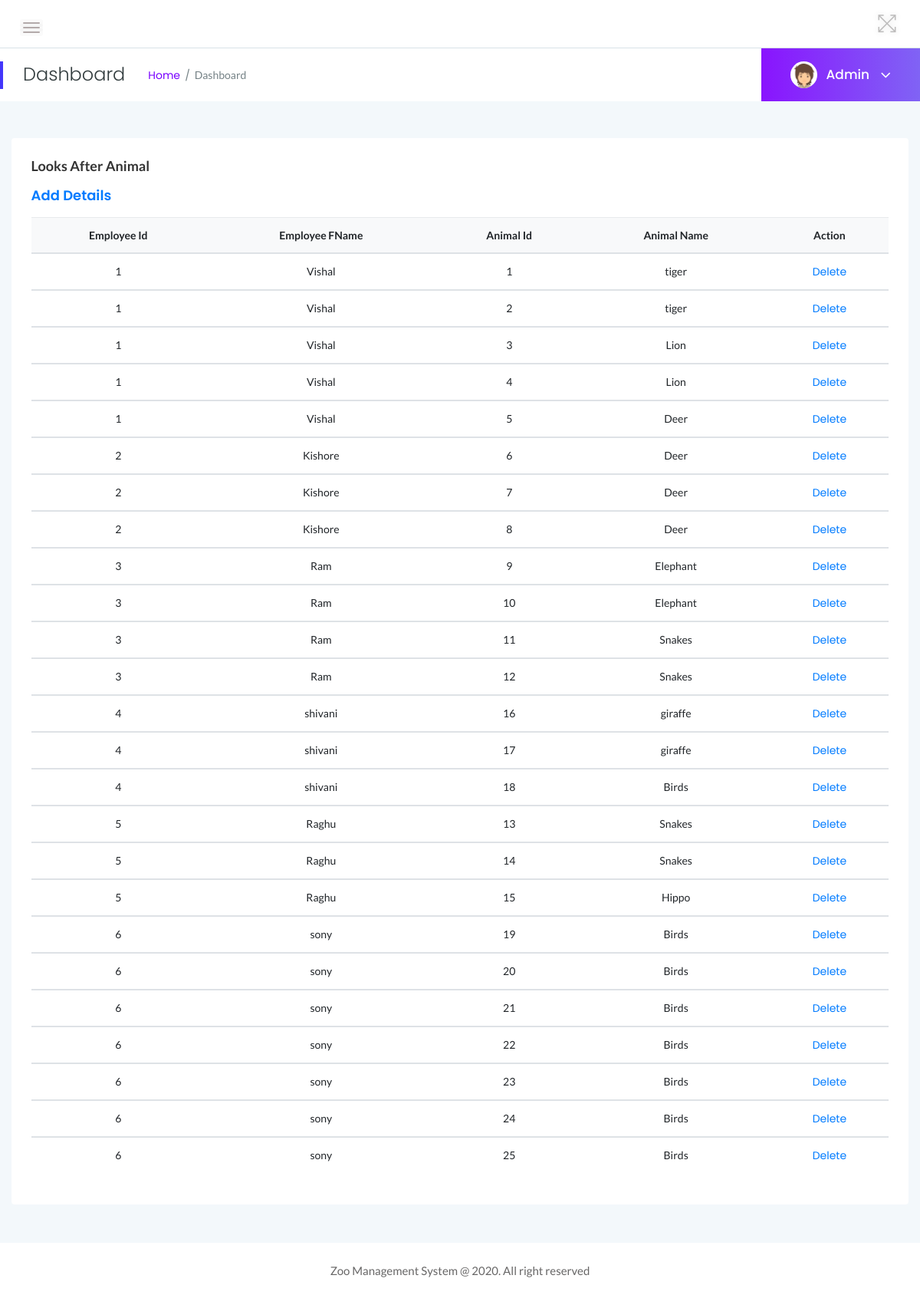
/admin/employee-looks-after.php (signed in), run on the app's committed database.
### tables this page shows
CREATE TABLE IF NOT EXISTS LOOKS_AFTER (
	Eid int(10) NOT NULL,
	Aid int(10) NOT NULL,
	PRIMARY KEY(Eid,Aid),
	CONSTRAINT fk1_la_eid FOREIGN KEY(Eid) REFERENCES EMPLOYEE(Eid) ON DELETE CASCADE ON UPDATE CASCADE,
	CONSTRAINT fk2_looka_aid FOREIGN KEY(Aid) REFERENCES ANIMAL(Aid) ON DELETE CASCADE ON UPDATE CASCADE
);

CREATE TABLE IF NOT EXISTS EMPLOYEE (
	Eid int(10) NOT NULL,
	EFname VARCHAR(30) NOT NULL,
	ELname VARCHAR(30) NOT NULL,
	Phone_No VARCHAR(30) NOT NULL,
	Salary INT NOT NULL,
	Zid int(10) NOT NULL,
	PRIMARY KEY(Eid),
	CONSTRAINT fk_emp_zid FOREIGN KEY(Zid) REFERENCES ZOO(Zid) ON DELETE CASCADE ON UPDATE CASCADE
);

CREATE TABLE IF NOT EXISTS ANIMAL_KIND (
	AKid int(10) NOT NULL,
	AName VARCHAR(30) NOT NULL,
	Physical_Characteristics TEXT NOT NULL,
	Zoo_Region VARCHAR(50) NOT NULL,
	Diet VARCHAR(30) NOT NULL,
	Population_Status VARCHAR(30) NOT NULL,
	AnimalImage VARCHAR(100) NOT NULL,
	PRIMARY KEY(AKid)
);

### admin/employee-looks-after.php (the view, shortened to what this page needs)
<?php
include('includes/dbconnection.php');
if (strlen($_SESSION['zmsaid']==0)) {
  header('location:logout.php');
  } else{
?>
<!doctype html>
<html class="no-js" lang="en">
<head>
    <link rel="stylesheet" href="assets/css/bootstrap.min.css">
    <link rel="stylesheet" href="assets/css/font-awesome.min.css">
    <link rel="stylesheet" href="assets/css/themify-icons.css">
    <link rel="stylesheet" href="assets/css/metisMenu.css">
    <link rel="stylesheet" href="assets/css/owl.carousel.min.css">
    <link rel="stylesheet" href="assets/css/slicknav.min.css">
    <link rel="stylesheet" href="https://www.amcharts.com/lib/3/plugins/export/export.css" type="text/css" media="all" />
    <link rel="stylesheet" type="text/css" href="https://cdn.datatables.net/1.10.19/css/jquery.dataTables.css">
    <link rel="stylesheet" type="text/css" href="https://cdn.datatables.net/1.10.18/css/dataTables.bootstrap4.min.css">
    <link rel="stylesheet" type="text/css" href="https://cdn.datatables.net/responsive/2.2.3/css/responsive.bootstrap.min.css">
    <link rel="stylesheet" type="text/css" href="https://cdn.datatables.net/responsive/2.2.3/css/responsive.jqueryui.min.css">
    <link rel="stylesheet" href="assets/css/typography.css">
    <link rel="stylesheet" href="assets/css/default-css.css">
    <link rel="stylesheet" href="assets/css/styles.css">
    <link rel="stylesheet" href="assets/css/responsive.css">
</head>
<body>
    <div class="page-container">
        <div class="main-content">
          <?php include_once('includes/header.php');?>
            <?php include_once('includes/pagetitle.php');?>
            <div class="main-content-inner">
                <div class="row">
                    <div class="col-12 mt-5">
                        <div class="card">
                            <div class="card-body">
                                <h4 class="header-title">Looks After Animal</h4>
                                <h3 class="header-title"><a href="add-employee-looksafter.php">Add Details</a></h3>
                                <div class="data-tables">
                <table class="table text-center">
                                        <thead class="bg-light text-capitalize">
                                            <tr>
                                                <th>Employee id</th>
                                                <th>Employee FName</th>
                                                <th>Animal id</th>
                                                <th>Animal Name</th>
                                                <th>Action</th>
                                            </tr>
                                        </thead>
                                        <?php
$ret=mysqli_query($con,"select * from LOOKS_AFTER natural join Employee natural join ANIMAL natural join ANIMAL_KIND  ");
while ($row=mysqli_fetch_array($ret)) {
?>
                                        <tbody>
          <tr data-expanded="true">
                  <td><?php  echo $row['Eid'];?></td>
                  <td><?php  echo $row['EFname'];?></td>
                  <td><?php  echo $row['Aid'];?></td>
                  <td><?php  echo $row['AName'];?></td>
                  <td><a href="delete-looks-after.php?editid1=<?php echo $row['Eid'];?>&editid2=<?php echo $row['Aid'];?>">Delete</a>
                </tr>
                <?php
}?>
 </tbody>
                                    </table>
                                </div>
                            </div>
                        </div>
                    </div>
                </div>
            </div>
        </div>
        <?php include_once('includes/footer.php');?>
    </div>
</body>
</html>
<?php }  ?>

### admin/includes/pagetitle.php (shortened to what this page needs)
<?php
include('includes/dbconnection.php');
?>
<div class="page-title-area">
                <div class="row align-items-center">
                    <div class="col-sm-6">
                        <div class="breadcrumbs-area clearfix">
                            <h4 class="page-title pull-left">Dashboard</h4>
                            <ul class="breadcrumbs pull-left">
                                <li><a href="dashboard.php">Home</a></li>
                                <li><span>Dashboard</span></li>
                            </ul>
                        </div>
                    </div>
                    <div class="col-sm-6 clearfix">
                        <div class="user-profile pull-right">
                            <img class="avatar user-thumb" src="assets/images/author/avatar.png" alt="avatar">
                            <?php
$adid=$_SESSION['zmsaid'];
$ret=mysqli_query($con,"select AdminName from tbladmin where ID='$adid'");
$row=mysqli_fetch_array($ret);
$name=$row['AdminName'];
?>
                            <h4 class="user-name dropdown-toggle" data-toggle="dropdown"><?php echo $name; ?> <i class="fa fa-angle-down"></i></h4>
                        </div>
                    </div>
                </div>
            </div>

### admin/assets/css/typography.css (style rules this page uses)
body { font-size: 14px; font-family: 'Lato', sans-serif; }
h1, h2, h3, h4, h5, h6 { margin: 0; font-family: 'Poppins', sans-serif; }
a, a:visited { text-decoration: none; transition: all 0.3s ease-in-out; -webkit-transition: all 0.3s ease-in-out; -moz-transition: all 0.3s ease-in-out; -o-transition: all 0.3s ease-in-out; outline: 0; font-family: 'Poppins', sans-serif; }
ul, ol { margin-bottom: 0px; margin-top: 0px; padding: 0; }
ul { margin: 0; list-style-type: none; }

### admin/assets/css/default-css.css (style rules this page uses)
* { margin: 0; padding: 0; box-sizing: border-box; }
*, *:before, *:after { -moz-box-sizing: border-box; -webkit-box-sizing: border-box; box-sizing: border-box; }
html { -webkit-font-smoothing: antialiased; }
body { background: #fff; font-weight: normal; -webkit-font-smoothing: antialiased; -webkit-text-size-adjust: 100%; }
img { max-width: 100%; height: auto; }
:root { --primary-color: #4336FB; }

### admin/assets/css/styles.css (style rules this page uses)
.page-container { width: 100%; height: 100%; min-height: 100vh; padding-left: 280px; -webkit-transition: padding-left 0.3s ease 0s; transition: padding-left 0.3s ease 0s; }
.card { border: none; border-radius: 4px; background-color: #fff; -webkit-transition: all 0.3s ease 0s; transition: all 0.3s ease 0s; }
.card-body { padding: 25.6px; padding: 1.6rem; }
.main-content { width: 100%; background: #F3F8FB; }
.main-content-inner { padding: 0 30px 50px; }
.page-title-area { padding: 0 30px; background: #fff; position: relative; }
.page-title-area:before { content: ''; position: absolute; left: 0; top: 50%; width: 4px; height: 36px; background: var(--primary-color); -webkit-transform: translateY(-50%); transform: translateY(-50%); }
.page-title { font-size: 24px; font-weight: 300; color: #313b3d; letter-spacing: 0; margin-right: 30px; }
ul.breadcrumbs { margin-top: 4px; }
.breadcrumbs li { display: inline-block; }
.breadcrumbs li a, .breadcrumbs li span { display: block; font-size: 14px; font-weight: 400; color: #7801ff; letter-spacing: 0; margin-right: 16px; position: relative; }
.breadcrumbs li a:before { content: '/'; color: #768387; position: absolute; right: -13px; top: 0; }
.breadcrumbs li span { margin-right: 0; color: #768387; text-transform: capitalize; }
.user-profile { margin-right: -30px; display: -webkit-box; display: -ms-flexbox; display: flex; -webkit-box-align: center; -ms-flex-align: center; align-items: center; -ms-flex-wrap: wrap; flex-wrap: wrap; background: -webkit-linear-gradient(left, #8914fe 0%, #8063f5 100%); background: linear-gradient(to right, #8914fe 0%, #8063f5 100%); padding: 17px 38px; position: relative; }
.user-profile img.avatar { height: 35px; width: 35px; border-radius: 50%; margin-right: 12px; }
.user-name { font-size: 17px; font-weight: 500; color: #fff; letter-spacing: 0; cursor: pointer; -webkit-user-select: none; -moz-user-select: none; -ms-user-select: none; user-select: none; }
.user-name i { margin-left: 10px; font-size: 21px; vertical-align: middle; position: relative; }
.notification-area .dropdown-toggle, .user-name.dropdown-toggle { position: relative; }
.notification-area .dropdown-toggle:after, .user-name.dropdown-toggle:after { display: none; }
.header-title { font-family: 'Lato', sans-serif; font-size: 18px; font-weight: 600; letter-spacing: 0; color: #333; text-transform: capitalize; margin-bottom: 17px; }
table tr th { border-bottom: none; }
table tr th, table tr td { border-top: 1px solid rgba(120, 130, 140, 0.13) !important; }

### admin/assets/css/responsive.css (style rules this page uses)
@media (min-width: 1200px) and (max-width: 1364px) { .main-content-inner { padding: 0 15px 50px; } }
@media (min-width: 1200px) and (max-width: 1364px) { .page-container, .sbar_collapsed.page-container { padding-left: 0; } }

### data on the page
looks_after: Eid "1", Eid.EFname "Vishal", Aid "1", animal_kind.AName "tiger"
looks_after: Eid "1", Eid.EFname "Vishal", Aid "2", animal_kind.AName "tiger"
looks_after: Eid "1", Eid.EFname "Vishal", Aid "3", animal_kind.AName "Lion"
looks_after: Eid "1", Eid.EFname "Vishal", Aid "4", animal_kind.AName "Lion"
looks_after: Eid "1", Eid.EFname "Vishal", Aid "5", animal_kind.AName "Deer"
looks_after: Eid "2", Eid.EFname "Kishore", Aid "6", animal_kind.AName "Deer"
looks_after: Eid "2", Eid.EFname "Kishore", Aid "7", animal_kind.AName "Deer"
looks_after: Eid "2", Eid.EFname "Kishore", Aid "8", animal_kind.AName "Deer"
looks_after: Eid "3", Eid.EFname "Ram", Aid "9", animal_kind.AName "Elephant"
looks_after: Eid "3", Eid.EFname "Ram", Aid "10", animal_kind.AName "Elephant"
looks_after: Eid "3", Eid.EFname "Ram", Aid "11", animal_kind.AName "Snakes"
looks_after: Eid "3", Eid.EFname "Ram", Aid "12", animal_kind.AName "Snakes"
looks_after: Eid "4", Eid.EFname "shivani", Aid "16", animal_kind.AName "giraffe"
looks_after: Eid "4", Eid.EFname "shivani", Aid "17", animal_kind.AName "giraffe"
looks_after: Eid "4", Eid.EFname "shivani", Aid "18", animal_kind.AName "Birds"
looks_after: Eid "5", Eid.EFname "Raghu", Aid "13", animal_kind.AName "Snakes"
looks_after: Eid "5", Eid.EFname "Raghu", Aid "14", animal_kind.AName "Snakes"
looks_after: Eid "5", Eid.EFname "Raghu", Aid "15", animal_kind.AName "Hippo"
looks_after: Eid "6", Eid.EFname "sony", Aid "19", animal_kind.AName "Birds"
looks_after: Eid "6", Eid.EFname "sony", Aid "20", animal_kind.AName "Birds"
looks_after: Eid "6", Eid.EFname "sony", Aid "21", animal_kind.AName "Birds"
looks_after: Eid "6", Eid.EFname "sony", Aid "22", animal_kind.AName "Birds"
looks_after: Eid "6", Eid.EFname "sony", Aid "23", animal_kind.AName "Birds"
looks_after: Eid "6", Eid.EFname "sony", Aid "24", animal_kind.AName "Birds"
looks_after: Eid "6", Eid.EFname "sony", Aid "25", animal_kind.AName "Birds"

### other printed values
$name "Admin"
